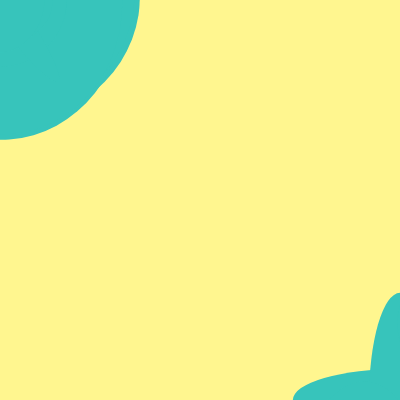
Frame 1 (no input)
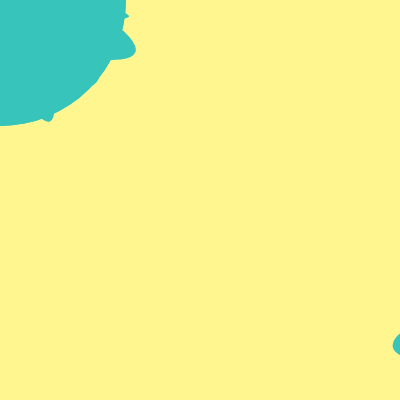
Frame 60 (no input)
Frame 120 (the mouse pressed at the canvas centre since frame 60): identical to frame 60, image omitted

The p5.js sketch that drew these frames (run headless with seeded random() and noise() and a simulated clock; from frame 60 on, the mouse is pressed at the canvas centre):

// p5.js sketch
// ── sketch.js
// DM2008 — Activity 3b
// One Function Wonder (30 min)
//
// Write a function that draws a shape or group of shapes.
// It should take at least one parameter — try x, y, size, or color.
// Call it several times with different values to create variation.
//
// Ideas: a simple face, a flower, a house, an icon.
// Example: myShape(100, 200, 50); myShape(300, 200, 80);
//
// Stretch: call your function inside a for loop to create a repeating pattern.

let angle = 0;

function setup() {
  createCanvas(400, 400);
  rectMode(CENTER);
}

function draw() {
    if (mouseIsPressed === true) {
    return;
  }
  push();
  background("#fff68f");
  rotateShape(0)
  rotateShape(20)
  rotateShape(40)
  rotateShape(60)
  rotateShape(80)
  rotateShape(100)
  rotateShape(120)
  rotateShape(140)
  rotateShape(160)
  rotateShape(180)
  rotateShape(200)
  rotateShape(220)
  rotateShape(240)
  rotateShape(260)
  rotateShape(280)
  rotateShape(300)
  rotateShape(320)
  rotateShape(340)
  angle += 0.02;
  pop();  // Call your function here with different values each time
  } 

// Define your function outside draw()
// It can be called from anywhere in your sketch

function myShape(x, y, w, h) {
  noStroke()
  fill("#37c4bb")
  ellipse(x, y, w, h);
  ellipse(y, x, h, w);
  ellipse(400-x, 400-y, w, h);
  ellipse(400-y, 400-x, h, w);
}

function rotateShape(a) {
  translate(mouseX, mouseY); 
  rotate(angle+a); 
  myShape(0, 0, random(300), random(300));
}
